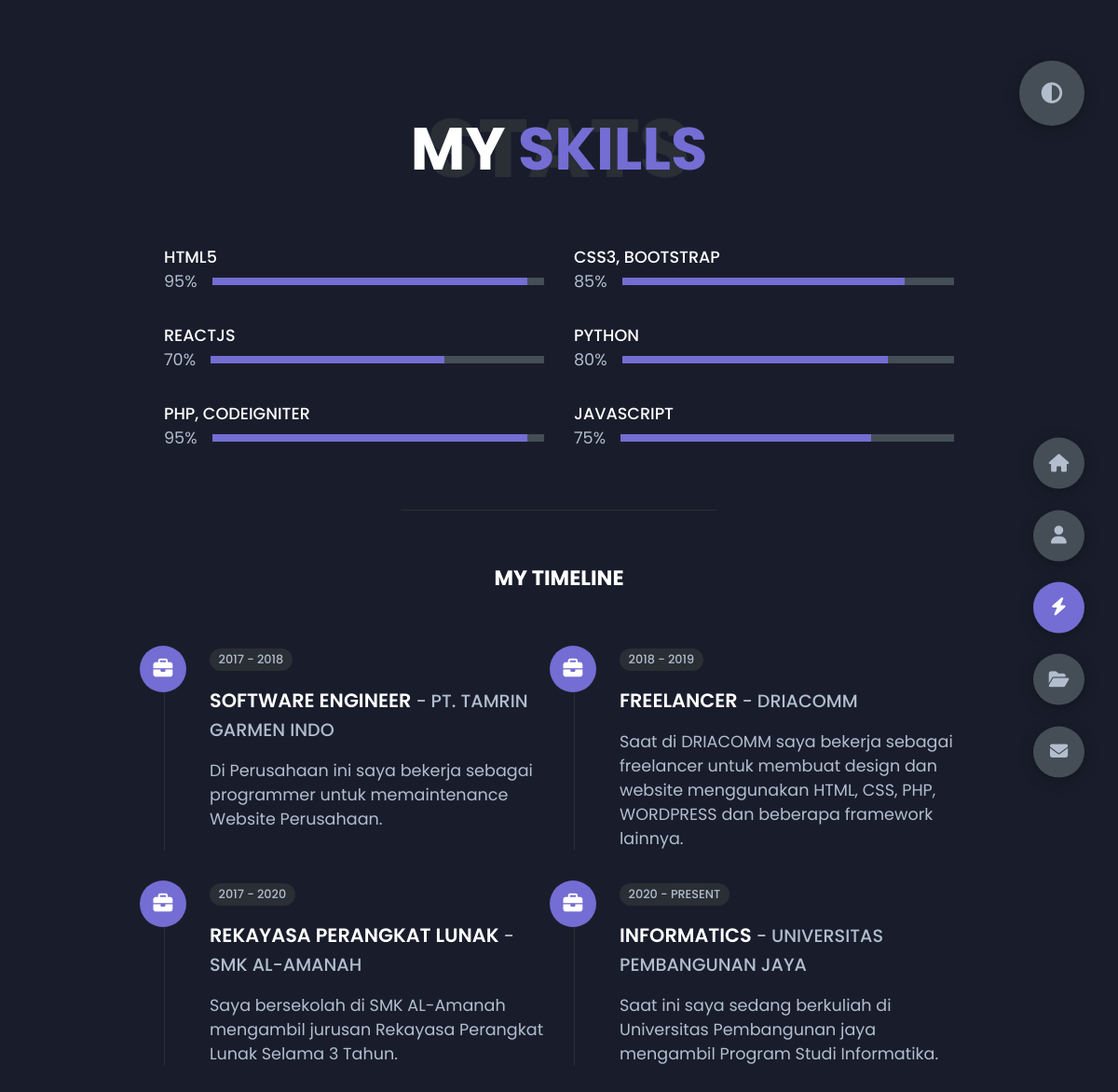
The page /?page=my_skills on the database its author committed.
### tables this page shows
CREATE TABLE `skill` (
  `id_skill` int(11) NOT NULL,
  `nama_skill` varchar(20) NOT NULL,
  `progress_persen` int(3) NOT NULL
);

CREATE TABLE `timeline` (
  `id_timeline` int(11) NOT NULL,
  `tahun_timeline` varchar(15) NOT NULL,
  `jabatan` varchar(30) NOT NULL,
  `nama_company` varchar(40) NOT NULL,
  `deskripsi_timeline` text NOT NULL
);

### config/functions.php (called while the page is built, shortened)
<?php
    $namaserver = "localhost";
    $username   = "root";
    $password   = "";
    $nama_db    = "aldho_portfolio_uts";
    $conn       = mysqli_connect($namaserver, $username, $password, $nama_db);
    function show($sql) {
        global $conn;
        $result = mysqli_query($conn, $sql);
        $rows   = [];
        while ( $row=mysqli_fetch_assoc($result) ){
            $rows[] = $row;
        }
        return $rows;
    }
?>

### page/my_skills.php (the view)
<?php
    $row_skills = show("SELECT * FROM `skill`");
    $row_timelines = show("SELECT * FROM `timeline`");
?>
<section class="container active" id="my_skills">
    <div class="main-title">
        <h2>My <span>Skills</span><span class="bg-text">Stats</span></h2>
    </div>
    <div class="about-stats">
        <div class="progress-bars">
            <?php foreach( $row_skills as $row_skill ) : ?>
            <div class="progress-bar">
                <p class="prog-title"><?= $row_skill['nama_skill'] ?></p>
                <div class="progress-con">
                    <p class="prog-text"><?= $row_skill['progress_persen'] ?>%</p>
                    <div class="progress">
                        <span style="width:<?= $row_skill['progress_persen'] ?>%;"></span>
                    </div>
                </div>
            </div>
            <?php endforeach; ?>
        </div>
    </div>
    <h4 class="stat-title">My Timeline</h4>
    <div class="timeline">
        <?php foreach( $row_timelines as $row_timeline ) : ?>
        <div class="timeline-item">
            <div class="tl-icon">
                <i class="fas fa-briefcase"></i>
            </div>
            <div data-aos="fade-left" data-aos-duration="1000">
                <p class="tl-duration"><?= $row_timeline['tahun_timeline'] ?></p>
                <h5><?= $row_timeline['jabatan'] ?><span> - <?= $row_timeline['nama_company'] ?></span></h5>
                <p>
                    <?= $row_timeline['deskripsi_timeline'] ?>
                </p>
            </div>
        </div>
        <?php endforeach; ?>
    </div>
</section>

### index.php (shortened to what this page needs)
<?php
    require "config/functions.php";
?>
<!DOCTYPE html>
<html lang="en">
<head>
    <link rel="stylesheet" href="assets/styles/styles.css">
    <link rel="stylesheet" href="https://cdnjs.cloudflare.com/ajax/libs/font-awesome/6.2.0/css/all.min.css"/>
    <link rel="stylesheet" href="https://unpkg.com/aos@next/dist/aos.css" />
</head>
<body class="main-content">
    <main>
        <?php
            if(isset($_GET['page'])){
                if($_GET['page'] == "about"){
                    include "page/about.php";
                } else if($_GET['page'] == "home"){
                    include "page/home.php";
                } else if($_GET['page'] == "my_skills"){
                    include "page/my_skills.php";
                } else if($_GET['page'] == "portfolio"){
                    include "page/portfolio.php";
                } else if($_GET['page'] == "contact"){
                    include "page/contact.php";
                } else {
                    header('location: 404.php');
                }
            } else {
                include "page/home.php";
            }
        ?>
    </main>
    <div class="controls">
        <div class="control <?php if($_GET['page'] == "home") { echo "active-btn"; }?>">
            <a href="?page=home" style="padding: 1rem;">
                <i class="fas fa-home"></i>
            </a>
        </div>
        <div class="control <?php if($_GET['page'] == "about") { echo "active-btn"; }?>">
            <a href="?page=about" style="padding: 1rem;">
                <i class="fas fa-user"></i>
            </a>
        </div>
        <div class="control <?php if($_GET['page'] == "my_skills") { echo "active-btn"; }?>">
            <a href="?page=my_skills" style="padding: 1rem;">
                <i class="fas fa-bolt"></i>
            </a>
        </div>
        <div class="control <?php if($_GET['page'] == "portfolio") { echo "active-btn"; }?>">
            <a href="?page=portfolio" style="padding: 1rem;">
                <i class="fas fa-folder-open"></i>
            </a>
        </div>
        <div class="control <?php if($_GET['page'] == "contact") { echo "active-btn"; }?>">
            <a href="?page=contact" style="padding: 1rem;">
                <i class="fas fa-envelope"></i>
            </a>
        </div>
    </div>
    <div class="theme-btn">
        <i class="fas fa-adjust"></i>
    </div>
</body>
</html>

### rows shown on the page
skill: nama_skill "HTML5", progress_persen "95"
skill: nama_skill "CSS3, BOOTSTRAP", progress_persen "85"
skill: nama_skill "REACTJS", progress_persen "70"
skill: nama_skill "PYTHON", progress_persen "80"
skill: nama_skill "PHP, CODEIGNITER", progress_persen "95"
skill: nama_skill "JAVASCRIPT", progress_persen "75"
timeline: tahun_timeline "2017 - 2018", jabatan "SOFTWARE ENGINEER", nama_company "PT. TAMRIN GARMEN INDO", deskripsi_timeline "Di Perusahaan ini saya bekerja sebagai programmer untuk memaintenance Website Perusahaan."
timeline: tahun_timeline "2018 - 2019", jabatan "FREELANCER", nama_company "DRIACOMM", deskripsi_timeline "Saat di DRIACOMM saya bekerja sebagai freelancer untuk membuat design dan website menggunakan HTML, CSS, PHP, WORDPRESS dan beberapa framework lainnya."
timeline: tahun_timeline "2017 - 2020", jabatan "REKAYASA PERANGKAT LUNAK", nama_company "SMK AL-AMANAH", deskripsi_timeline "Saya bersekolah di SMK AL-Amanah mengambil jurusan Rekayasa Perangkat Lunak Selama 3 Tahun."
timeline: tahun_timeline "2020 - PRESENT", jabatan "INFORMATICS", nama_company "UNIVERSITAS PEMBANGUNAN JAYA", deskripsi_timeline "Saat ini saya sedang berkuliah di Universitas Pembangunan jaya mengambil Program Studi Informatika."
